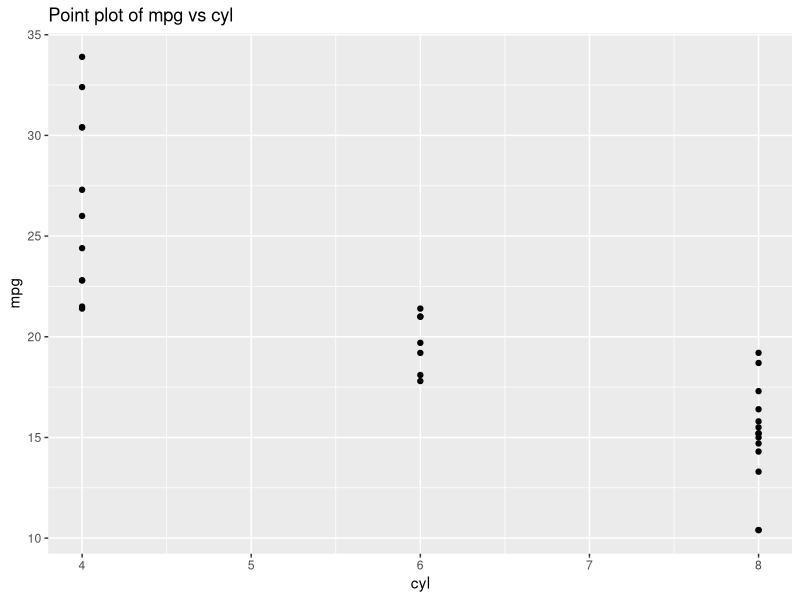

Write the R code that produced this figure.
library(dplyr)
library(ggplot2)

# pls write simple code to demostrate data visualization based mtcars dataset

## 1. point plot of mpg vs cyl
ggplot(data = mtcars, aes(x = cyl, y = mpg)) +
  geom_point() +
  labs(title = "Point plot of mpg vs cyl", x = "cyl", y = "mpg")
